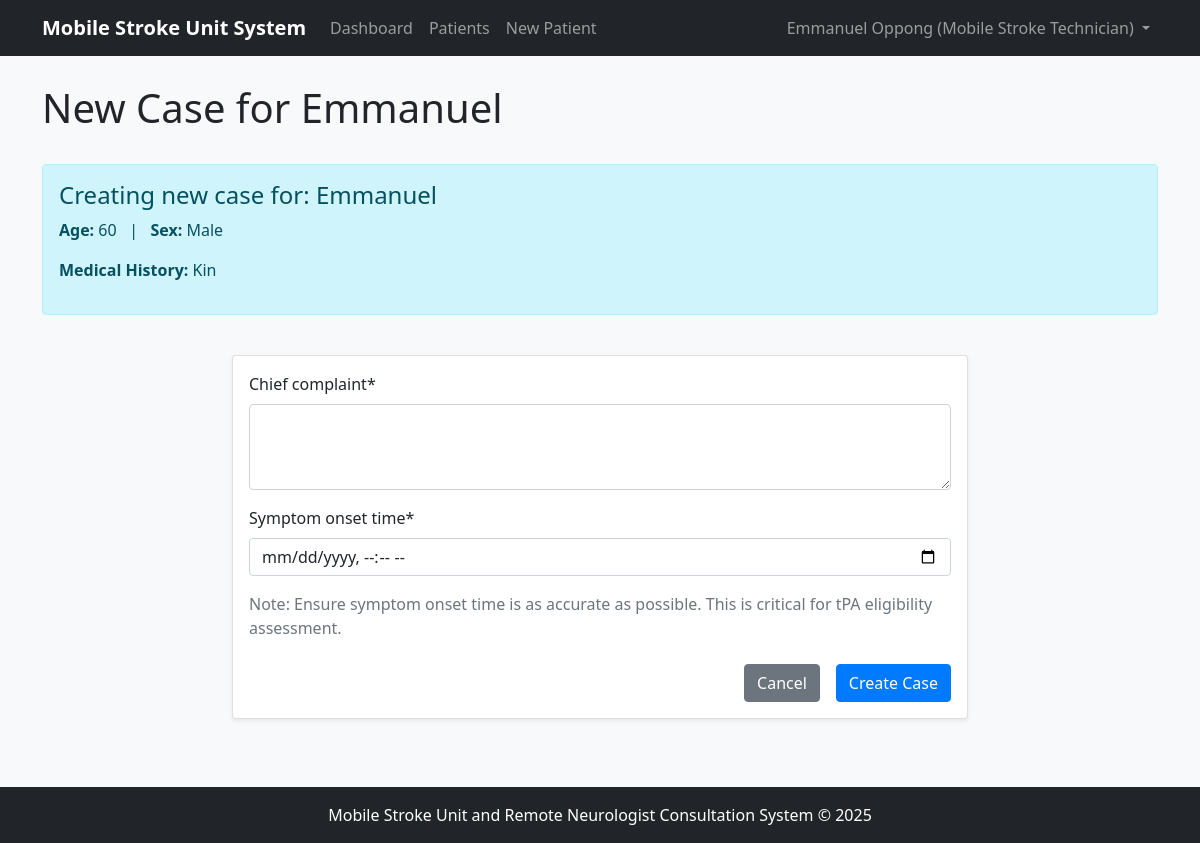
/patients/3/newcase/ (signed in), run on the app's committed database.
### accounts/models.py (models this page shows, shortened)
class User(AbstractUser):
    USER_TYPE_CHOICES = (
        ('technician', 'Mobile Stroke Technician'),
        ('neurologist', 'Remote Neurologist'),
        ('admin', 'Administrator'),
    )
    user_type = models.CharField(max_length=20, choices=USER_TYPE_CHOICES)
    phone_number = models.CharField(max_length=15, blank=True, null=True)
    is_active = models.BooleanField(default=True)
    def is_technician(self):
        return self.user_type == 'technician'

### stroke_app/models.py (models this page shows, shortened)
class Patient(models.Model):
    SEX_CHOICES = (
        ('M', 'Male'),
        ('F', 'Female'),
        ('O', 'Other'),
    )
    name = models.CharField(max_length=100)
    age = models.IntegerField()
    sex = models.CharField(max_length=1, choices=SEX_CHOICES)
    medical_history = models.TextField(blank=True)
    created_at = models.DateTimeField(auto_now_add=True)
    updated_at = models.DateTimeField(auto_now=True)

### stroke_app/views.py (the view)
# urls.py: path('patients/<int:patient_id>/newcase/', views.case_create, name='case_create'),
@login_required
def case_create(request, patient_id):
    patient = get_object_or_404(Patient, id=patient_id)
    if not request.user.is_technician():
        messages.error(request, 'Only technicians can create new cases.')
        return redirect('patient_detail', patient_id=patient_id)
    if request.method == 'POST':
        form = StrokeCaseForm(request.POST)
        if form.is_valid():
            case = form.save(commit=False)
            case.patient = patient
            case.technician = request.user
            case.save()
            messages.success(request, f'New stroke case created for {patient.name}.')
            return redirect('case_detail', case_id=case.id)
    else:
        form = StrokeCaseForm()
    return render(request, 'stroke_app/case_form.html', {
        'form': form,
        'patient': patient,
        'title': f'New Case for {patient.name}'
    })

### stroke_app/forms.py
class StrokeCaseForm(forms.ModelForm):
    class Meta:
        model = StrokeCase
        fields = ['chief_complaint', 'symptom_onset_time']
        widgets = {
            'chief_complaint': forms.Textarea(attrs={'rows': 3}),
            'symptom_onset_time': forms.DateTimeInput(attrs={'type': 'datetime-local'}),
        }

### templates/stroke_app/case_form.html (shortened to what this page needs)
{% extends 'base.html' %}
{% load crispy_forms_tags %}
{% block page_title %}{{ title }}{% endblock %}
{% block content %}
<div class="row mb-4">
    <div class="col-md-12">
        <div class="alert alert-info">
            <h4 class="alert-heading">Creating new case for: {{ patient.name }}</h4>
            <p><strong>Age:</strong> {{ patient.age }} &nbsp; | &nbsp; <strong>Sex:</strong> {{ patient.get_sex_display }}</p>
            <p><strong>Medical History:</strong> {{ patient.medical_history|truncatechars:100 }}</p>
        </div>
    </div>
</div>
<div class="row justify-content-center">
    <div class="col-md-8">
        <div class="card">
            <div class="card-body">
                <form method="post">
                    {{ form|crispy }}
                    <p class="text-muted">Note: Ensure symptom onset time is as accurate as possible. This is critical for tPA eligibility assessment.</p>
                    <div class="d-grid gap-2 d-md-flex justify-content-md-end mt-4">
                        <a href="{% url 'patient_detail' patient.id %}" class="btn btn-secondary me-md-2">Cancel</a>
                        <button type="submit" class="btn btn-primary">Create Case</button>
                    </div>
                </form>
            </div>
        </div>
    </div>
</div>
{% endblock %}

### templates/base.html (shortened to what this page needs)
{% load static %}
<!DOCTYPE html>
<html lang="en">
<head>
    <link href="https://cdn.jsdelivr.net/npm/bootstrap@5.1.3/dist/css/bootstrap.min.css" rel="stylesheet">
    <link href="{% static 'css/icons.css' %}" rel="stylesheet">
</head>
<body>
    <nav class="navbar navbar-expand-lg navbar-dark bg-dark fixed-top">
        <div class="container">
            <a class="navbar-brand" href="{% url 'dashboard' %}">Mobile Stroke Unit System</a>
            <div class="collapse navbar-collapse" id="navbarNav">
                <ul class="navbar-nav me-auto">
                    {% if user.is_authenticated %}
                    <li class="nav-item">
                        <a class="nav-link" href="{% url 'dashboard' %}">Dashboard</a>
                    </li>
                    <li class="nav-item">
                        <a class="nav-link" href="{% url 'patient_list' %}">Patients</a>
                    </li>
                    {% if user.is_technician %}
                    <li class="nav-item">
                        <a class="nav-link" href="{% url 'patient_create' %}">New Patient</a>
                    </li>
                    {% endif %}
                    {% endif %}
                </ul>
                <ul class="navbar-nav ms-auto">
                    {% if user.is_authenticated %}
                    <li class="nav-item dropdown">
                        <a class="nav-link dropdown-toggle" href="#" id="userDropdown" role="button" data-bs-toggle="dropdown" aria-expanded="false">
                            {{ user.get_full_name|default:user.username }} ({{ user.get_user_type_display }})
                        </a>
                    </li>
                    {% endif %}
                </ul>
            </div>
        </div>
    </nav>
    <div class="container mt-4">
        <div class="row mb-4">
            <div class="col">
                <h1>{% block page_title %}{{ title|default:"Mobile Stroke Unit System" }}{% endblock %}</h1>
            </div>
        </div>
        {% block content %}{% endblock %}
    </div>
    <footer class="bg-dark text-white mt-5 py-3">
        <div class="container text-center">
            <p class="m-0">Mobile Stroke Unit and Remote Neurologist Consultation System &copy; 2025</p>
        </div>
    </footer>
</body>
</html>

### templates/base.html (style rules this page uses)
body { padding-top: 60px; background-color: #f8f9fa; }
.navbar-brand { font-weight: bold; }
.card { margin-bottom: 20px; box-shadow: 0 0.125rem 0.25rem rgba(0, 0, 0, 0.075); }
.btn-primary { background-color: #007bff; border-color: #007bff; }

### data on the page
User: get_full_name "Emmanuel Oppong", user_type "Mobile Stroke Technician"
Patient: name "Emmanuel", age "60", sex "Male", medical_history "Kin"

### other printed values
{{ title }} "New Case for Emmanuel"
